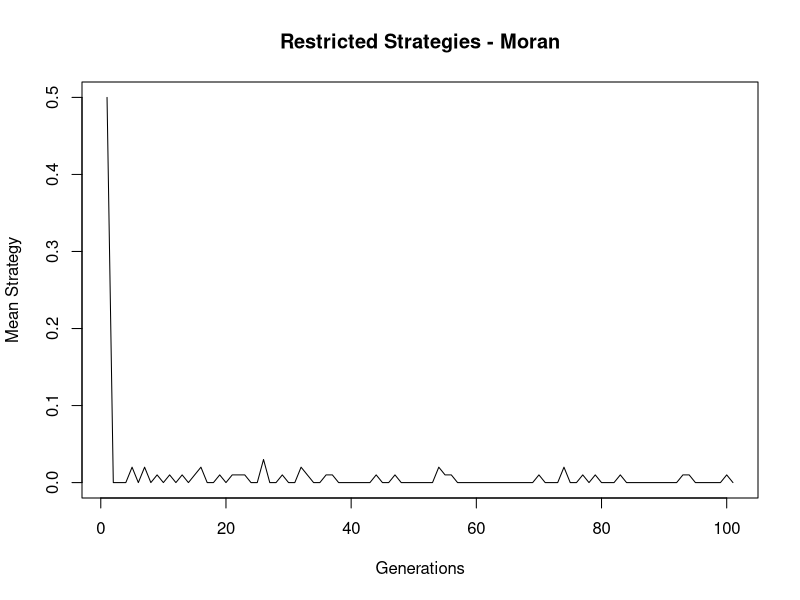
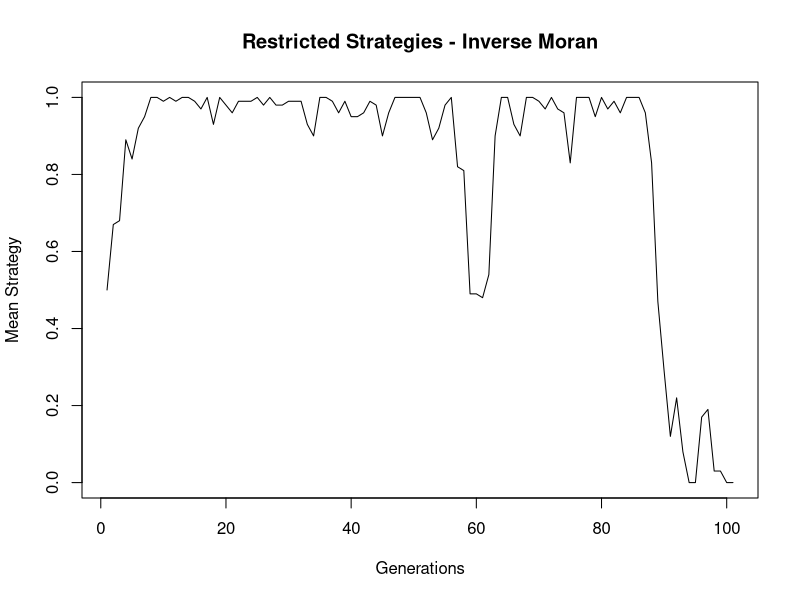
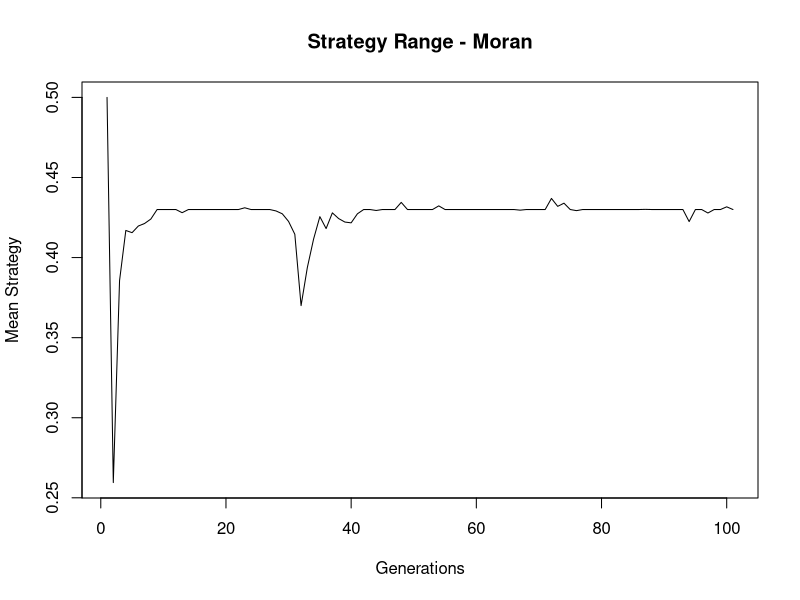
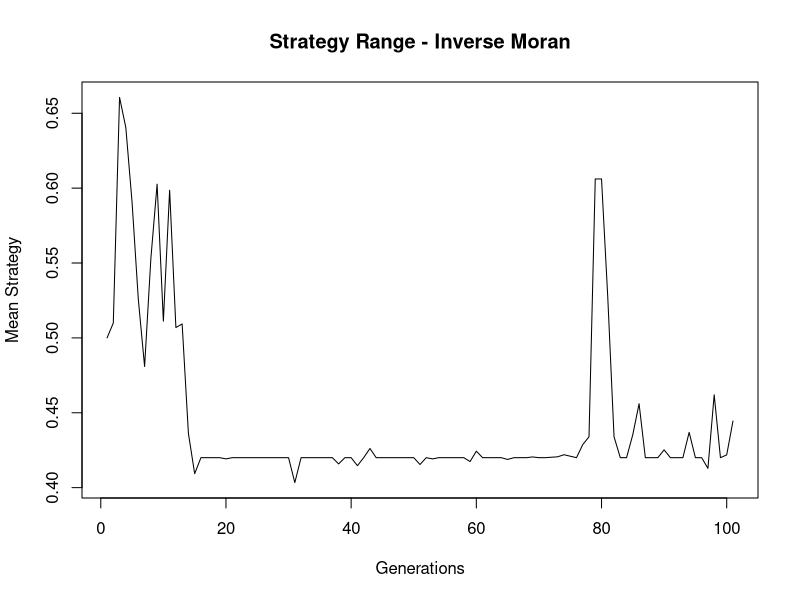
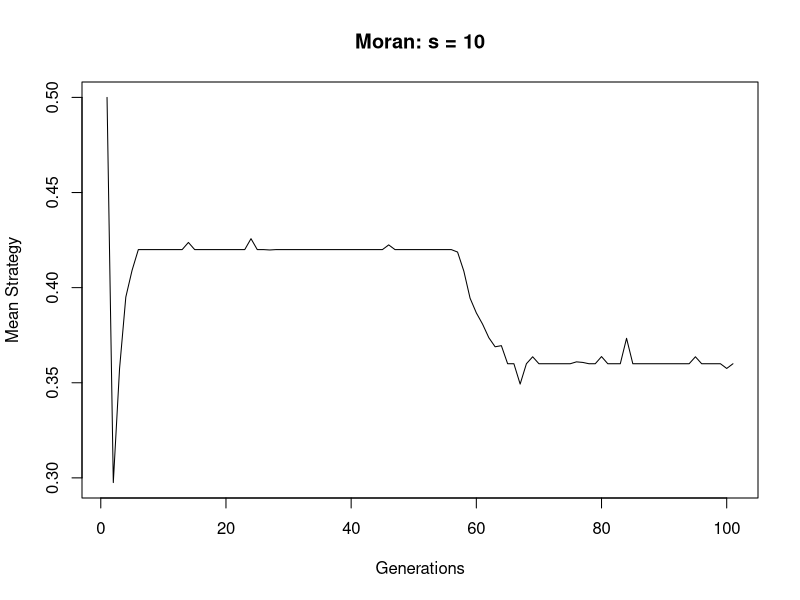
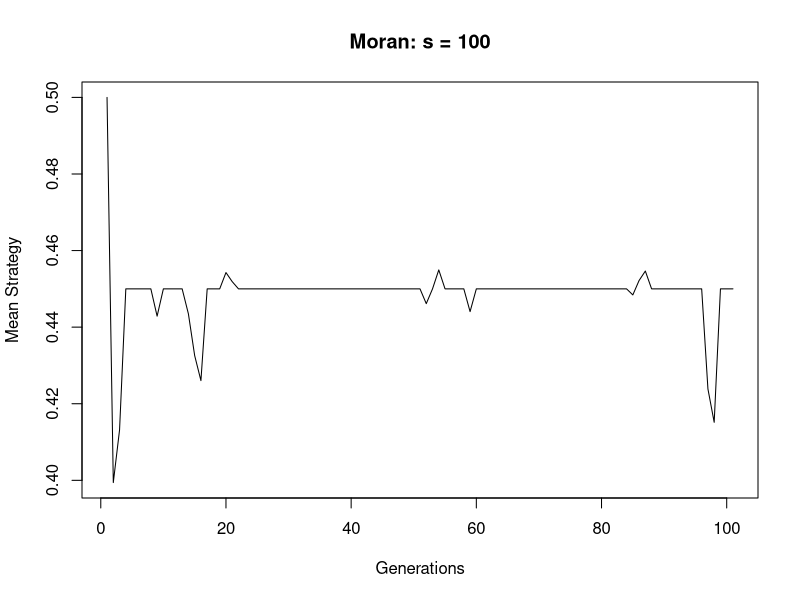
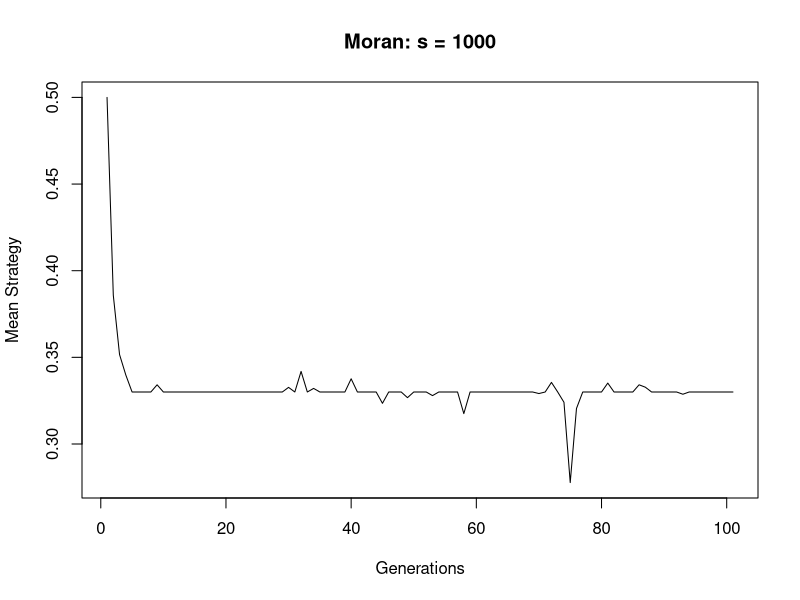
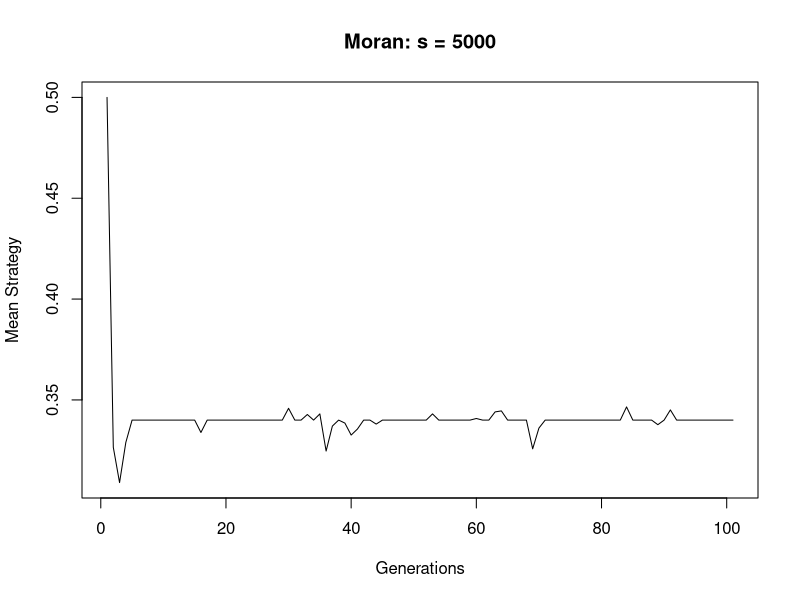

Recreate these plots in R, in order.
## ---- chunk 1
set.seed(100)

# choices of selection strategy
moran <- function(s,f) {
  f <- f - max(f)
  return(exp(s*f)/(sum(exp(s*f))))
}
moran.inverse <- function(s,f) {
  f <- -f - max(f)
  return((1 - exp(s*(f))/sum(exp(s*(f))))/(length(f)-1))
}

# n: number of agents, N: number of generations, x: genotype, s: selection strength
# m: mutation rate, strategy: moran (TRUE) or inverse moran (FALSE)

selection <- function(n, N, x, s, m, strategy) {
  # original genotype
  evolution <- matrix(, nrow = 1 + N/1000, ncol = n)
  evolution[1,] <- x
  
  for (i in 1:N){
    # phenotype based on Gaussian distribution
    phenotype <- rnorm(n, mean = x, sd = 1 - x)
    
    # fitness of population based on phenotype
    fitness <- -abs(phenotype)
    
    if (strategy) {
     repro <- moran(s,fitness)
    } else {
     repro <- moran.inverse(s,fitness)
    }

    # replacing of agent
    dead.person <- sample(n, 1)
    
    if (runif(1) < m) { # mutation happens
      x[dead.person] <- sample(evolution[1,], 1) # replace with random strategy
    } else { # selection happens
      new.person <- sample(n, 1, prob = repro)
      x[dead.person] <- x[new.person]
    }
    
    #evolution[i+1,] <- x
    if (i%%1000 == 0){
      evolution[1 + i/1000,] <- x
    }
  }
  
  return(evolution)
}

## ---- chunk 2
x <- c(replicate(50,0), replicate(50,1))

binary.moran <- selection(length(x), 100000, x, 100, 0.01, TRUE)

plot(x = c(1:101), y = rowMeans(binary.moran), type = 'l', main = 'Restricted Strategies - Moran', xlab = 'Generations', ylab = 'Mean Strategy')
## ---- chunk 3
x <- c(replicate(50,0), replicate(50,1))

binary.inverse <- selection(length(x), 100000, x, 100, 0.01, FALSE)

plot(x = c(1:101), y = rowMeans(binary.inverse), type = 'l', main = 'Restricted Strategies - Inverse Moran', xlab = 'Generations', ylab = 'Mean Strategy')
## ---- chunk 4
x <- seq(0,1,0.01)
quintile.moran <- selection(length(x), 100000, x, 100, 0.001, TRUE)
quintile.inverse <- selection(length(x), 100000, x, 100, 0.001, FALSE)

plot(x = c(1:101), y = rowMeans(quintile.moran), type = 'l', main = 'Strategy Range - Moran', xlab = 'Generations', ylab = 'Mean Strategy')
plot(x = c(1:101), y = rowMeans(quintile.inverse), type = 'l', main = 'Strategy Range - Inverse Moran', xlab = 'Generations', ylab = 'Mean Strategy')
## ---- chunk 5
x <- seq(0,1,0.01)
moran1 <- selection(length(x), 100000, x, 10, 0.001, TRUE)
moran2 <- selection(length(x), 100000, x, 100, 0.001, TRUE)
moran3 <- selection(length(x), 100000, x, 1000, 0.001, TRUE)
moran4 <- selection(length(x), 100000, x, 5000, 0.001, TRUE)

plot(x = c(1:101), y = rowMeans(moran1), type = 'l', main = 'Moran: s = 10', xlab = 'Generations', ylab = 'Mean Strategy')
plot(x = c(1:101), y = rowMeans(moran2), type = 'l', main = 'Moran: s = 100', xlab = 'Generations', ylab = 'Mean Strategy')
plot(x = c(1:101), y = rowMeans(moran3), type = 'l', main = 'Moran: s = 1000', xlab = 'Generations', ylab = 'Mean Strategy')
plot(x = c(1:101), y = rowMeans(moran4), type = 'l', main = 'Moran: s = 5000', xlab = 'Generations', ylab = 'Mean Strategy')
## ---- chunk 6
x <- seq(0,1,0.01)
i.moran1 <- selection(length(x), 100000, x, 0.1, 0.001, FALSE)
i.moran2 <- selection(length(x), 100000, x, 1, 0.001, FALSE)
i.moran3 <- selection(length(x), 100000, x, 10, 0.001, FALSE)
i.moran4 <- selection(length(x), 100000, x, 100, 0.001, FALSE)

plot(x = c(1:101), y = rowMeans(i.moran1), type = 'l', main = 'Inverse Moran: s = 0.1', xlab = 'Generations', ylab = 'Mean Strategy')
plot(x = c(1:101), y = rowMeans(i.moran2), type = 'l', main = 'Inverse Moran: s = 1', xlab = 'Generations', ylab = 'Mean Strategy')
plot(x = c(1:101), y = rowMeans(i.moran3), type = 'l', main = 'Inverse Moran: s = 10', xlab = 'Generations', ylab = 'Mean Strategy')
plot(x = c(1:101), y = rowMeans(i.moran4), type = 'l', main = 'Inverse Moran: s = 100', xlab = 'Generations', ylab = 'Mean Strategy')
## ---- chunk 7
x <- seq(0,1,0.01)
m.moran1 <- selection(length(x), 100000, x, 100, 0.001, TRUE)
m.moran2 <- selection(length(x), 100000, x, 100, 0.01, TRUE)
m.moran3 <- selection(length(x), 100000, x, 100, 0.1, TRUE)

plot(x = c(1:101), y = rowMeans(m.moran1), type = 'l', main = 'Moran: m = .001', xlab = 'Generations', ylab = 'Mean Strategy')
plot(x = c(1:101), y = rowMeans(m.moran2), type = 'l', main = 'Moran: m = .01', xlab = 'Generations', ylab = 'Mean Strategy')
plot(x = c(1:101), y = rowMeans(m.moran3), type = 'l', main = 'Moran: m = .1', xlab = 'Generations', ylab = 'Mean Strategy')
## ---- chunk 8
x <- seq(0,1,0.01)
m.imoran1 <- selection(length(x), 100000, x, 100, 0.001, FALSE)
m.imoran2 <- selection(length(x), 100000, x, 100, 0.01, FALSE)
m.imoran3 <- selection(length(x), 100000, x, 100, 0.1, FALSE)

plot(x = c(1:101), y = rowMeans(m.imoran1), type = 'l', main = 'Inverse Moran: m = .001', xlab = 'Generations', ylab = 'Mean Strategy')
plot(x = c(1:101), y = rowMeans(m.imoran2), type = 'l', main = 'Inverse Moran: m = .01', xlab = 'Generations', ylab = 'Mean Strategy')
plot(x = c(1:101), y = rowMeans(m.imoran3), type = 'l', main = 'Inverse Moran: m = .1', xlab = 'Generations', ylab = 'Mean Strategy')
## ---- chunk 9

# choices of selection strategy
moran <- function(s,f) {
  f <- f - max(f)
  return(exp(s*f)/(sum(exp(s*f))))
}
moran.inverse <- function(s,f) {
  f <- -f - max(f)
  return((1 - exp(s*(f))/sum(exp(s*(f))))/(length(f)-1))
}

# n: number of agents, N: number of generations, x: genotype, s: selection strength
# m: mutation rate, strategy: moran (TRUE) or inverse moran (FALSE)

selection2 <- function(n, N, x, s, m, strategy) {
  # original genotype
  evolution <- matrix(, nrow = 1 + N/1000, ncol = n)
  evolution[1,] <- x
  
  for (i in 1:N){
    # phenotype based on Gaussian distribution
    phenotype <- rnorm(n, mean = x, sd = sqrt(1 - x))
    
    # fitness of population based on phenotype
    fitness <- -abs(phenotype)
    
    if (strategy) {
     repro <- moran(s,fitness)
    } else {
     repro <- moran.inverse(s,fitness)
    }

    # replacing of agent
    dead.person <- sample(n, 1)
    
    if (runif(1) < m) { # mutation happens
      x[dead.person] <- sample(evolution[1,],1) # replace with random strategy
    } else { # selection happens
      new.person <- sample(n, 1, prob = repro)
      x[dead.person] <- x[new.person]
    }
    
    if (i%%1000 == 0){
      evolution[1 + i/1000,] <- x
    }
  }
  
  return(evolution)
}
## ---- chunk 10
x <- seq(0,1,0.01)

sd.moran1 <- selection(length(x), 100000, x, 100, .001, TRUE)
sd.moran2 <- selection2(length(x), 100000, x, 100, .001, TRUE)

plot(x = c(1:101), y = rowMeans(sd.moran1), type = 'l', main = 'SD 1: Moran', xlab = 'Generations', ylab = 'Mean Strategy')
plot(x = c(1:101), y = rowMeans(sd.moran2), type = 'l', main = 'SD 2: Moran', xlab = 'Generations', ylab = 'Mean Strategy')
## ---- chunk 11
x <- seq(0,1,0.01)

sd.imoran1 <- selection(length(x), 100000, x, 100, .001, FALSE)
sd.imoran2 <- selection2(length(x), 100000, x, 100, .001, FALSE)

plot(x = c(1:101), y = rowMeans(sd.imoran1), type = 'l', main = 'SD 1: Inverse Moran', xlab = 'Generations', ylab = 'Mean Strategy')
plot(x = c(1:101), y = rowMeans(sd.imoran2), type = 'l', main = 'SD 2: Inverse Moran', xlab = 'Generations', ylab = 'Mean Strategy')
